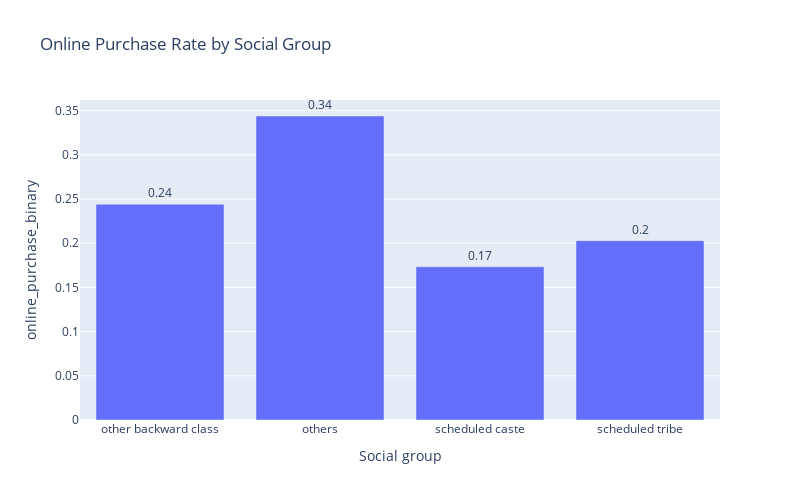

Here is the notebook cell this chart was saved with:
### Code cell
# Bar plot: Online purchase by social group
purchase_by_group = eda_df.groupby("Social group")["online_purchase_binary"].mean().reset_index()
fig2 = px.bar(purchase_by_group, x="Social group", y="online_purchase_binary",
              text=purchase_by_group["online_purchase_binary"].round(2),
              title="Online Purchase Rate by Social Group",
              labels={"online_purchase": "Purchase Rate"})
fig2.update_traces(textposition="outside")
fig2.update_layout(width=800, height=500)
fig2.show()

### Figure 1 — Plotly figure (JSON) as saved in the notebook; plotly's stock layout.template omitted (floating-point values rounded to 4 significant figures)
{"data": [{"hovertemplate": "Social group=%{x}<br>online_purchase_binary=%{y}<br>text=%{text}<extra></extra>", "legendgroup": "", "marker": {"color": "#636efa", "pattern": {"shape": ""}}, "name": "", "orientation": "v", "showlegend": false, "text": [0.24, 0.34, 0.17, 0.2], "textposition": "outside", "type": "bar", "x": ["other backward class", "others", "scheduled caste", "scheduled tribe"], "xaxis": "x", "y": [0.2442, 0.3439, 0.1733, 0.2029], "yaxis": "y"}], "layout": {"barmode": "relative", "height": 500, "legend": {"tracegroupgap": 0}, "title": {"text": "Online Purchase Rate by Social Group"}, "width": 800, "xaxis": {"anchor": "y", "domain": [0, 1], "title": {"text": "Social group"}}, "yaxis": {"anchor": "x", "domain": [0, 1], "title": {"text": "online_purchase_binary"}}}}
